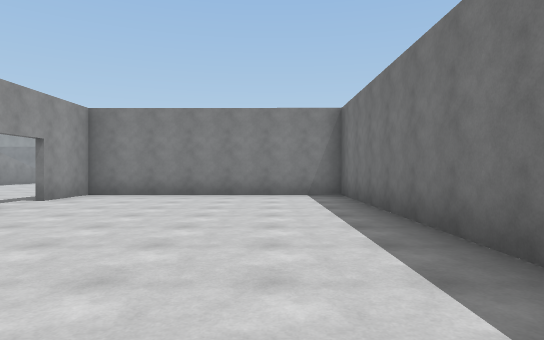
view 1 (above)

19 first-person views from a walk through a scene from a Unity 3-D project. The camera is 1.3 m above the floor, looks level and sees 75° across. The floor is counted in squares, 2.27 m on a side. Each view is taken from the middle of a square. On the plan, view 1 faces up. The plan holds only what a view shows up to about 10 squares ahead; the rest is blank. The place goes on beyond the plan. The player character is not drawn. Surface patterns are stand-ins for the level's own textures.

view 2
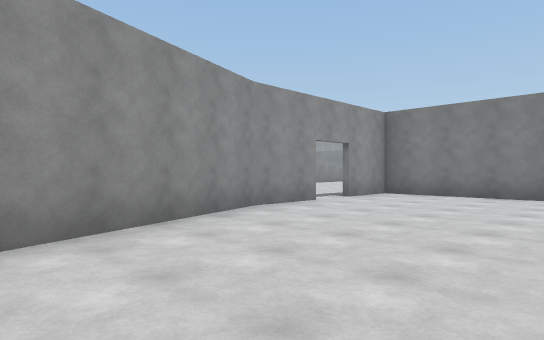

view 3
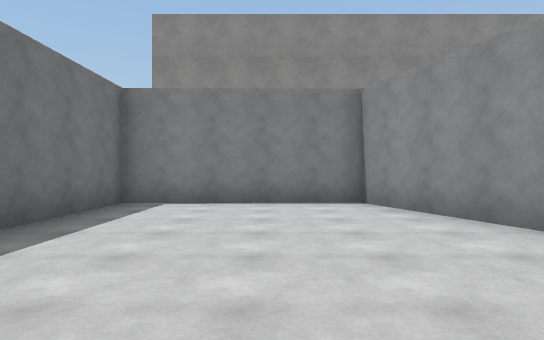

view 4
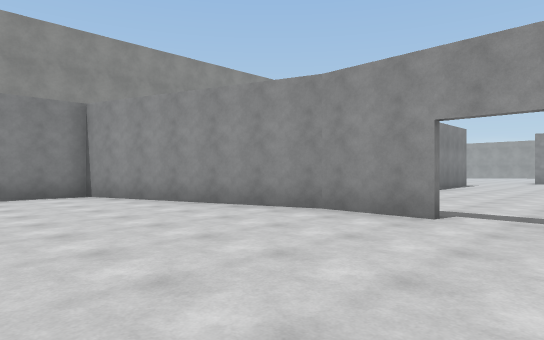

view 5
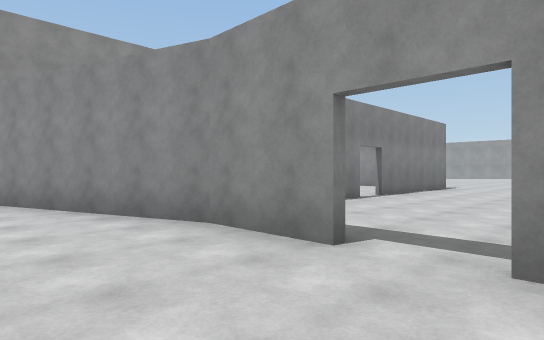

view 6
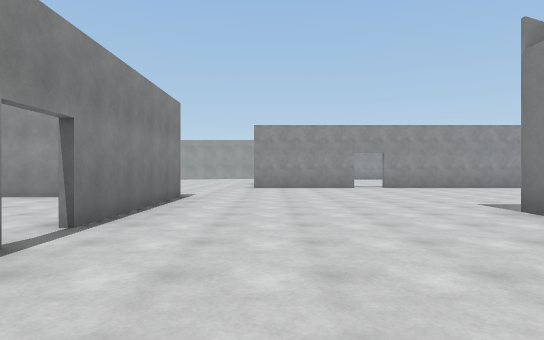

view 7
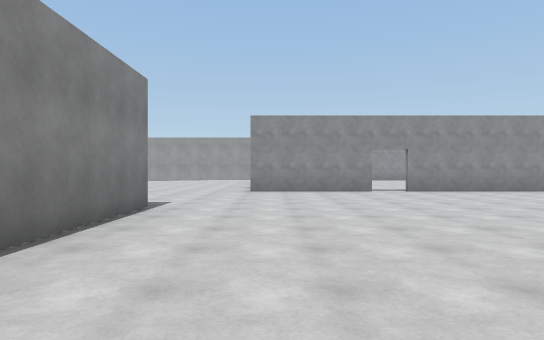

view 8
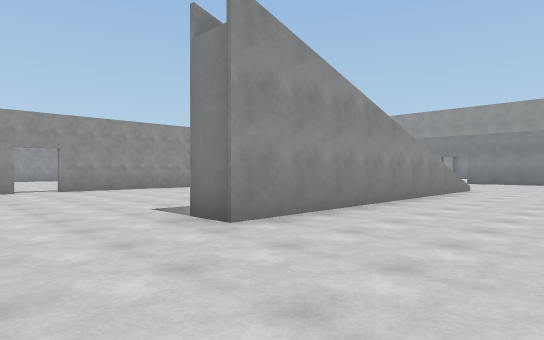

view 9
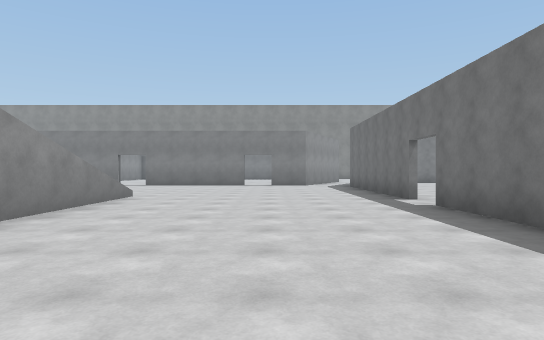

view 10
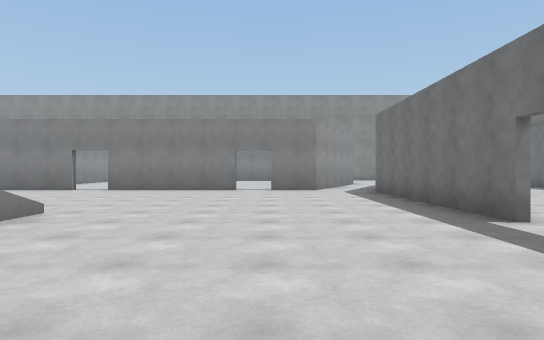

view 11
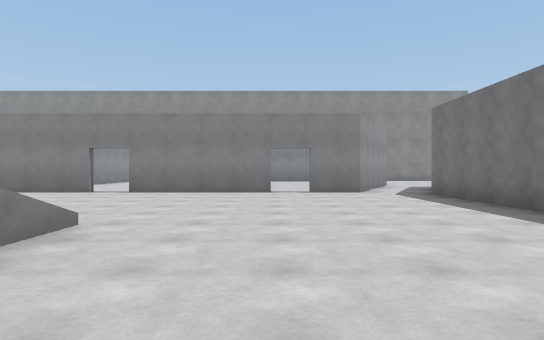

view 12
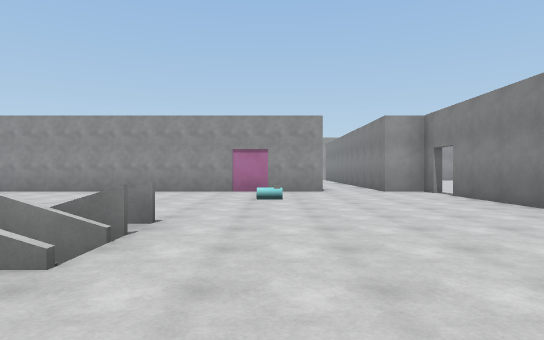

view 13
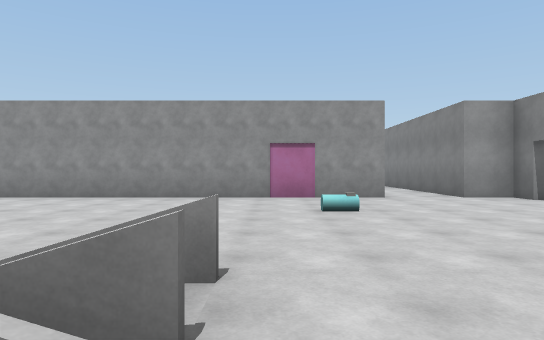

view 14
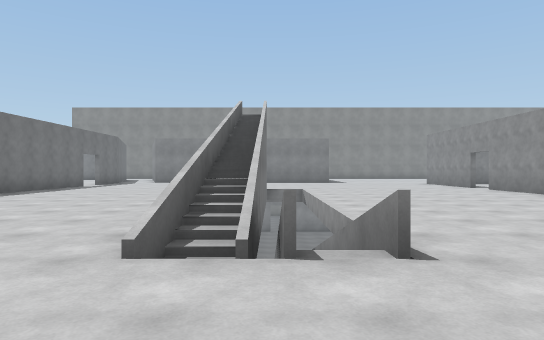

view 15
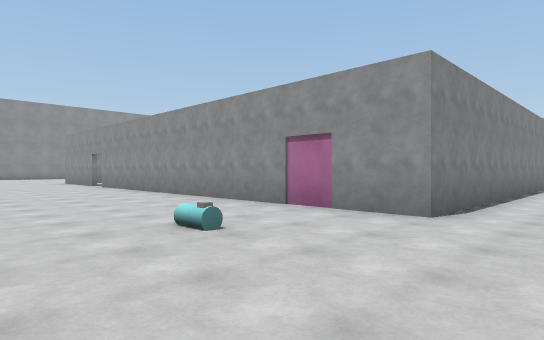

view 16
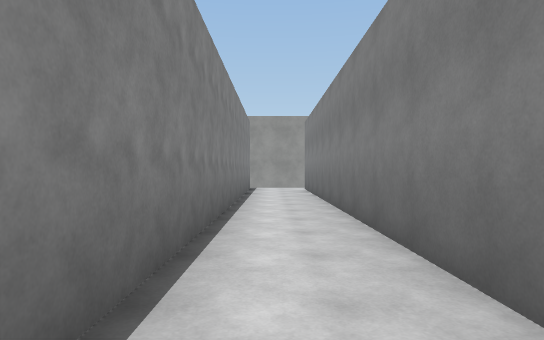

view 17
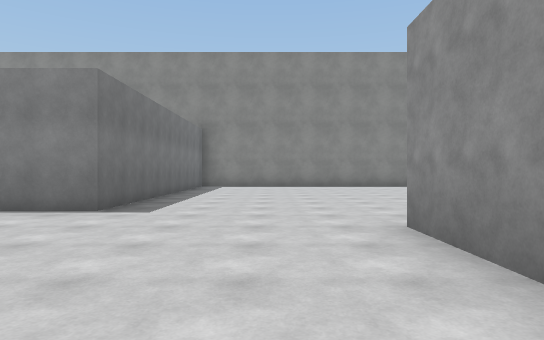

view 18
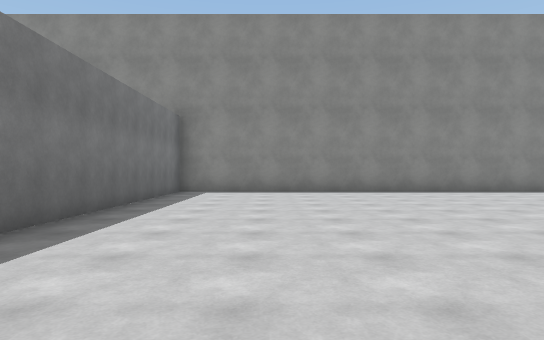

view 19
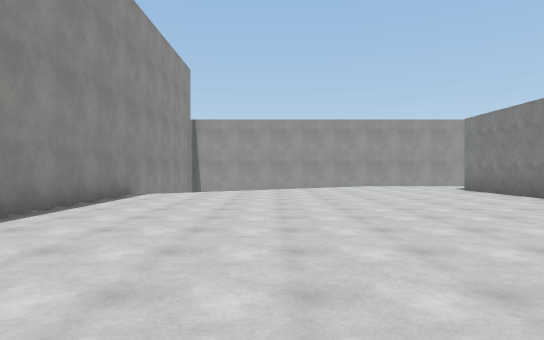

### Floor plan
Points are (right, up) in squares from view 1. A wall is a line through its corners. A room is listed if a view was taken in it or the views show most of it. See-through windows are left out.
Room 1 (views 1, 2, 3, 4, 5)
walls: (-4.2, 5.5) (-4.2, 3.8) (-2.6, -1.2) (1.6, -1.2) (1.6, 8.1) (-4.2, 8.1) (-4.2, 6.5)
ways out: opening at (-4, 6) to room 2
Room 2 (views 6, 7, 8, 9, 10, 11, 12, 13, 14, 15, 16, 17, 18, 19)
walls: (-17.4, 7.8) (-17.4, 4.4); (-10.6, 14.1) (-10, 14.1); (-10.8, 14.9) (-10, 14.9); (-10.8, 15.2) (-10, 15.2); (-10, 15.5) (-10, 8.4) (-10.9, 8.4); (-8.6, 3) (-8, 3); (-4.4, 8.9) (-4.4, 10.4); (-23, 4.4) (-26, 4.4); (-4.4, 12.4) (-4.3, 14.8); (-4.3, 15.8) (-4.3, 21.2); (-12.6, 22) (-15.9, 22); (-17.4, 22) (-17.4, 21) (-27, 21); (-8, 22) (-11.6, 22); (-5.3, 23) (-5.8, 22) (-7, 22); (-26.9, 19.3) (-17.4, 19.3) (-17.4, 8.5); (-26, -4.3) (-13.6, -4.3) (-13.6, 3.1) (-9.5, 3.1)
low walls: (-10.6, 14.3) (-10, 14.3); (-10.6, 14.6) (-10, 14.6); (-10.8, 15.5) (-10, 15.5); (-11.8, 16.8) (-11.8, 16.1); (-11.1, 16.8) (-11.1, 16)
ways out: opening at (-4, 6) to room 1; opening at (-27, 20); opening at (-17, 8); opening at (-16, 22); opening at (-12, 22); opening at (-9, 3); opening at (-4, 15)
objects: other object (-15, 18)

Positions as (right, up) in squares from view 1, and headings:
1: (0, 0), facing up
2: (0, 0), facing up-left
3: (-1, 5), facing down
4: (0, 7), facing down-left
5: (-2, 7), facing down-left
6: (-6, 5), facing left
7: (-8, 5), facing left
8: (-7, 6), facing up-left
9: (-7, 9), facing up
10: (-7, 12), facing up
11: (-8, 13), facing up
12: (-8, 18), facing left
13: (-10, 17), facing left
14: (-11, 19), facing down
15: (-13, 21), facing down-left
16: (-17, 20), facing left
17: (-16, 8), facing down
18: (-16, 5), facing down
19: (-16, -1), facing left
